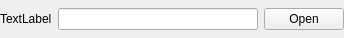
<?xml version="1.0" encoding="UTF-8"?>
<ui version="4.0">
 <class>Form</class>
 <widget class="QWidget" name="Form">
  <property name="geometry">
   <rect>
    <x>0</x>
    <y>0</y>
    <width>344</width>
    <height>38</height>
   </rect>
  </property>
  <property name="sizePolicy">
   <sizepolicy hsizetype="Preferred" vsizetype="Fixed">
    <horstretch>0</horstretch>
    <verstretch>0</verstretch>
   </sizepolicy>
  </property>
  <property name="minimumSize">
   <size>
    <width>0</width>
    <height>38</height>
   </size>
  </property>
  <property name="maximumSize">
   <size>
    <width>16777215</width>
    <height>38</height>
   </size>
  </property>
  <property name="windowTitle">
   <string>Form</string>
  </property>
  <layout class="QHBoxLayout" name="horizontalLayout">
   <property name="margin">
    <number>0</number>
   </property>
   <item>
    <widget class="QLabel" name="label">
     <property name="text">
      <string>TextLabel</string>
     </property>
    </widget>
   </item>
   <item>
    <widget class="QLineEdit" name="lineEdit"/>
   </item>
   <item>
    <widget class="QPushButton" name="pushButton">
     <property name="maximumSize">
      <size>
       <width>80</width>
       <height>16777215</height>
      </size>
     </property>
     <property name="text">
      <string>Open</string>
     </property>
    </widget>
   </item>
  </layout>
 </widget>
 <resources/>
 <connections/>
</ui>
